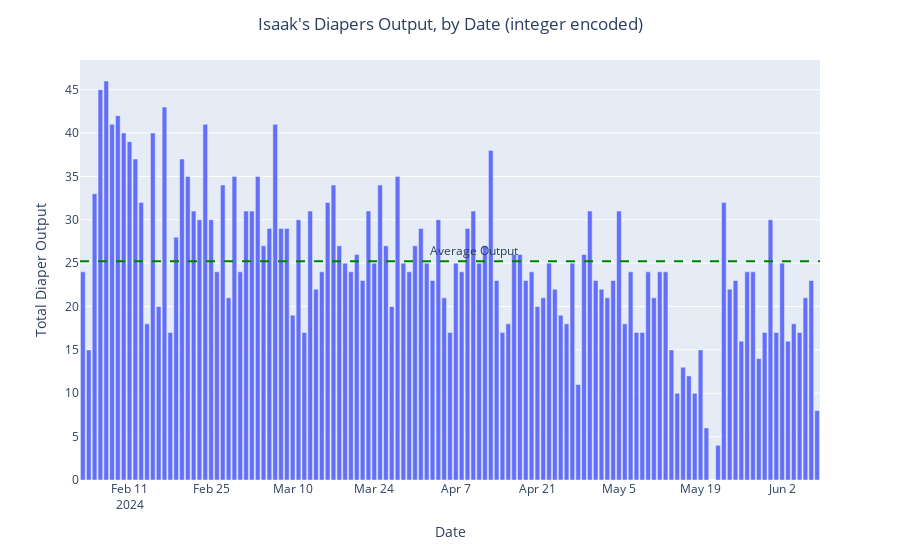

Here is the notebook cell this chart was saved with:
### Code cell
fig = px.bar(
    diaper_output,
    x="Date",
    y="diaper_output",
    labels={"diaper_output": "Total Diaper Output"},
)
fig.add_hline(
    y=diaper_output_mean,
    line_dash="dash",
    line_color="green",
    annotation=dict(text="Average Output", xshift=-300),
)
fig.update_layout(
    title_text="Isaak's Diapers Output, by Date (integer encoded)", title_x=0.5
)
fig.show()
fig.write_html("isaak_diapers_encoded_output.html")

### Figure 1 — Plotly figure (JSON) as saved in the notebook; plotly's stock layout.template omitted (floating-point values rounded to 4 significant figures)
{"data": [{"alignmentgroup": "True", "hovertemplate": "Date=%{x}<br>Total Diaper Output=%{y}<extra></extra>", "legendgroup": "", "marker": {"color": "#636efa", "pattern": {"shape": ""}}, "name": "", "offsetgroup": "", "orientation": "v", "showlegend": false, "textposition": "auto", "type": "bar", "x": ["2024-02-03", "2024-02-04", "2024-02-05", "2024-02-06", "2024-02-07", "2024-02-08", "2024-02-09", "2024-02-10", "2024-02-11", "2024-02-12", "2024-02-13", "2024-02-14", "2024-02-15", "2024-02-16", "2024-02-17", "2024-02-18", "2024-02-19", "2024-02-20", "2024-02-21", "2024-02-22", "2024-02-23", "2024-02-24", "2024-02-25", "2024-02-26", "2024-02-27", "2024-02-28", "2024-02-29", "2024-03-01", "2024-03-02", "2024-03-03", "2024-03-04", "2024-03-05", "2024-03-06", "2024-03-07", "2024-03-08", "2024-03-09", "2024-03-10", "2024-03-11", "2024-03-12", "2024-03-13", "2024-03-14", "2024-03-15", "2024-03-16", "2024-03-17", "2024-03-18", "2024-03-19", "2024-03-20", "2024-03-21", "2024-03-22", "2024-03-23", "2024-03-24", "2024-03-25", "2024-03-26", "2024-03-27", "2024-03-28", "2024-03-29", "2024-03-30", "2024-03-31", "2024-04-01", "2024-04-02", "2024-04-03", "2024-04-04", "2024-04-05", "2024-04-06", "2024-04-07", "2024-04-08", "2024-04-09", "2024-04-10", "2024-04-11", "2024-04-12", "2024-04-13", "2024-04-14", "2024-04-15", "2024-04-16", "2024-04-17", "2024-04-18", "2024-04-19", "2024-04-20", "2024-04-21", "2024-04-22", "2024-04-23", "2024-04-24", "2024-04-25", "2024-04-26", "2024-04-27", "2024-04-28", "2024-04-29", "2024-04-30", "2024-05-01", "2024-05-02", "2024-05-03", "2024-05-04", "2024-05-05", "2024-05-06", "2024-05-07", "2024-05-08", "2024-05-09", "2024-05-10", "2024-05-11", "2024-05-12", "2024-05-13", "2024-05-14", "2024-05-15", "2024-05-16", "2024-05-17", "2024-05-18", "2024-05-19", "2024-05-20", "2024-05-22", "2024-05-23", "2024-05-24", "2024-05-25", "2024-05-26", "2024-05-27", "2024-05-28", "2024-05-29", "2024-05-30", "2024-05-31", "2024-06-01", "2024-06-02", "2024-06-03", "2024-06-04", "2024-06-05", "2024-06-06", "2024-06-07", "2024-06-08"], "xaxis": "x", "y": [24, 15, 33, 45, 46, 41, 42, 40, 39, 37, 32, 18, 40, 20, 43, 17, 28, 37, 35, 31, 30, 41, 30, 24, 34, 21, 35, 24, 31, 31, 35, 27, 29, 41, 29, 29, 19, 30, 17, 31, 22, 24, 32, 34, 27, 25, 24, 26, 23, 31, 25, 34, 27, 20, 35, 25, 24, 27, 29, 25, 23, 30, 21, 17, 25, 24, 29, 31, 25, 27, 38, 23, 17, 18, 26, 26, 23, 24, 20, 21, 25, 22, 19, 18, 25, 11, 26, 31, 23, 22, 21, 23, 31, 18, 24, 17, 17, 24, 21, 24, 24, 15, 10, 13, 12, 10, 15, 6, 4, 32, 22, 23, 16, 24, 24, 14, 17, 30, 17, 25, 16, 18, 17, 21, 23, 8], "yaxis": "y"}], "layout": {"annotations": [{"showarrow": false, "text": "Average Output", "x": 1, "xanchor": "right", "xref": "x domain", "xshift": -300, "y": 25.21, "yanchor": "bottom", "yref": "y"}], "autosize": true, "barmode": "relative", "legend": {"tracegroupgap": 0}, "margin": {"t": 60}, "shapes": [{"line": {"color": "green", "dash": "dash"}, "type": "line", "x0": 0, "x1": 1, "xref": "x domain", "y0": 25.21, "y1": 25.21, "yref": "y"}], "title": {"text": "Isaak's Diapers Output, by Date (integer encoded)", "x": 0.5}, "xaxis": {"anchor": "y", "autorange": true, "domain": [0, 1], "range": ["2024-02-02 12:00", "2024-06-08 12:00"], "title": {"text": "Date"}, "type": "date"}, "yaxis": {"anchor": "x", "autorange": true, "domain": [0, 1], "range": [0, 48.42], "title": {"text": "Total Diaper Output"}, "type": "linear"}}}
